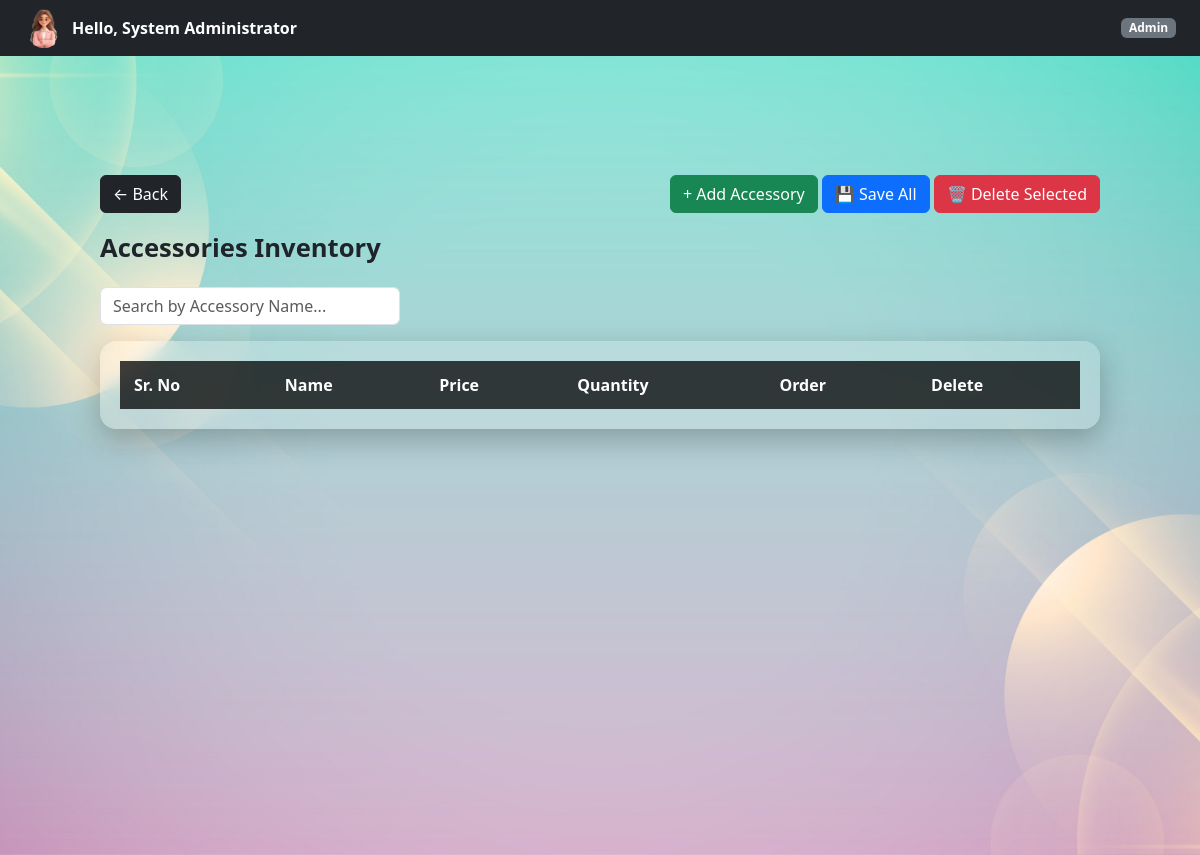
Page /admin/accessories (signed in) on the earlier database version.
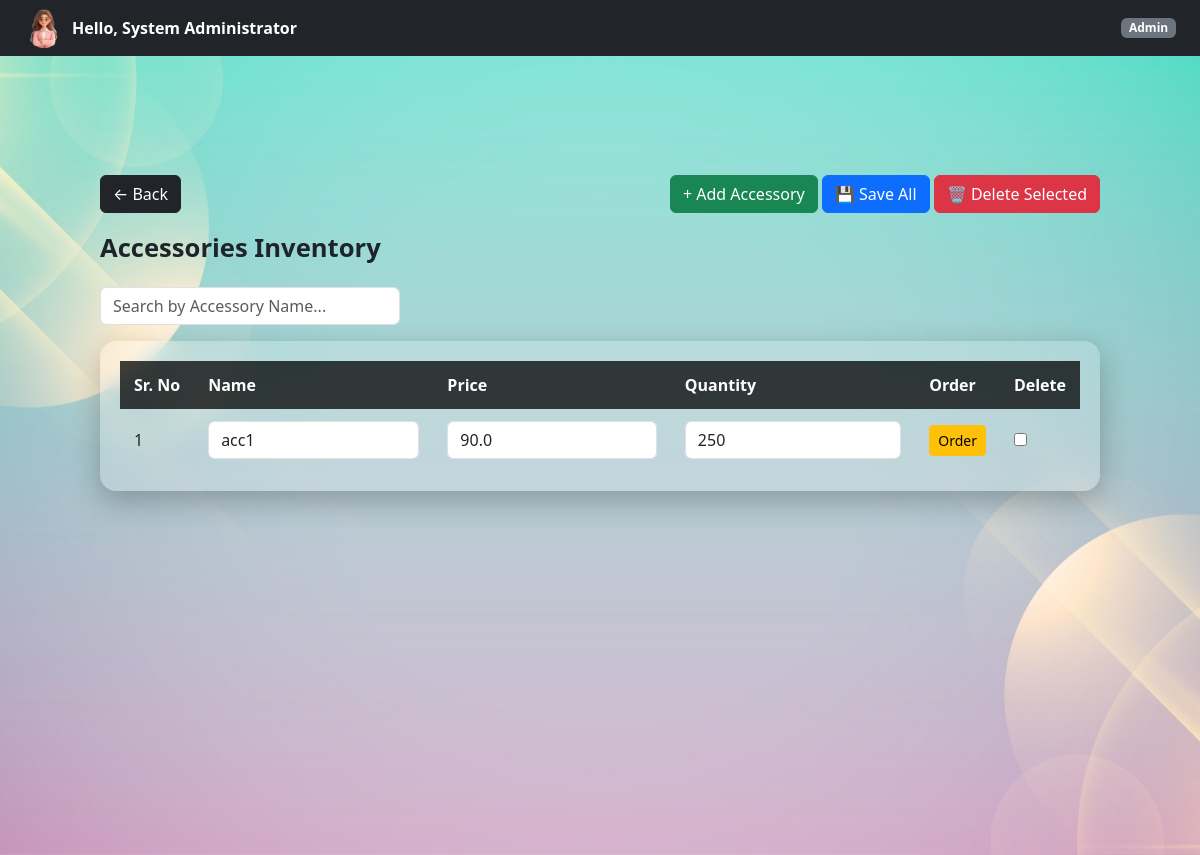
Same page on the later database version.
### controller/models.py (models this page shows)
class Accessory(db.Model):
    __tablename__ = "accessories"
    id = db.Column(db.Integer, primary_key=True)
    name = db.Column(db.String(100), nullable=False, unique= True)
    quantity = db.Column(db.Integer, default=0)
    price = db.Column(db.Float, nullable=False)

### controller/admin.py (the view)
@admin_bp.route("/accessories")
@login_required
@role_required("Admin")
def view_accessories():
    accessories = Accessory.query.all()
    return render_template(
        "admin/accessories.html",
        accessories=accessories
    )

### templates/admin/accessories.html (shortened to what this page needs)
{% extends "base.html" %}
{% block page_class %}company-dashboard-bg{% endblock %}
{% block free_content %}
{% include "partials/navbar.html" %}
<div class="dashboard-container">
    <div class="d-flex justify-content-between align-items-center mb-3">
        <a href="{{ url_for('admin.dashboard') }}" class="btn btn-dark">
            ← Back
        </a>
        <div>
            <button class="btn btn-success"
                onclick="addAccessoryRow()">
                + Add Accessory
            </button>
            <button form="accessoryForm" class="btn btn-primary">
                💾 Save All
            </button>
            <button type="button"
                class="btn btn-danger"
                onclick="deleteSelectedAccessories()">
                🗑 Delete Selected
            </button>
        </div>
    </div>
    <div class="page-title">Accessories Inventory</div>
    <input
        type="text"
        id="searchInput"
        placeholder="Search by Accessory Name..."
        class="form-control mb-3"
        style="max-width: 300px;"
    >
    <form
        id="accessoryForm"
        method="POST"
        action="{{ url_for('admin.bulk_update_accessories') }}"
    >
        <div class="glass-table">
            <table>
                <thead>
                    <tr>
                        <th>Sr. No</th>
                        <th>Name</th>
                        <th>Price</th>
                        <th>Quantity</th>
                        <th>Order</th>
                        <th>Delete</th>
                    </tr>
                </thead>
                <tbody id="accessoryTableBody">
                    {% for accessory in accessories %}
                    <tr>
                        <td class="sr-no">{{ loop.index }}</td>
                        <td>
                            <input
                                name="name[]"
                                value="{{ accessory.name }}"
                                class="form-control"
                            >
                        </td>
                        <td>
                            <input
                                name="price[]"
                                type="number"
                                step="0.01"
                                value="{{ accessory.price }}"
                                class="form-control"
                            >
                        </td>
                        <td>
                            <input
                                name="quantity[]"
                                type="number"
                                value="{{ accessory.quantity }}"
                                class="form-control"
                            >
                        </td>
                        <td>
                            <button
                                type="button"
                                class="btn btn-warning btn-sm"
                                onclick="orderAccessory('{{ accessory.id }}', '{{ accessory.name }}', '{{ accessory.price }}')">
                                Order
                            </button>
                        </td>
                        <td>
                            <input
                                type="checkbox"
                                name="selected_ids[]"
                                value="{{ accessory.id }}"
                            >
                        </td>
                    </tr>
                    {% endfor %}
                </tbody>
            </table>
        </div>
    </form>
</div>
{% endblock %}

Differences in the rows shown:
added Accessory: name "acc1", price "90.0", quantity "250"
